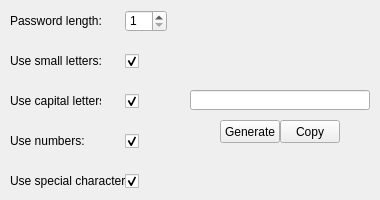
<?xml version="1.0" encoding="UTF-8"?>
<ui version="4.0">
 <class>MainWindow</class>
 <widget class="QMainWindow" name="MainWindow">
  <property name="geometry">
   <rect>
    <x>0</x>
    <y>0</y>
    <width>380</width>
    <height>200</height>
   </rect>
  </property>
  <property name="minimumSize">
   <size>
    <width>1</width>
    <height>1</height>
   </size>
  </property>
  <property name="maximumSize">
   <size>
    <width>1111111</width>
    <height>1111111</height>
   </size>
  </property>
  <property name="baseSize">
   <size>
    <width>640</width>
    <height>480</height>
   </size>
  </property>
  <property name="mouseTracking">
   <bool>false</bool>
  </property>
  <property name="windowTitle">
   <string>Password Generator</string>
  </property>
  <widget class="QWidget" name="centralwidget">
   <widget class="QLabel" name="pwLengthLabel">
    <property name="geometry">
     <rect>
      <x>10</x>
      <y>10</y>
      <width>91</width>
      <height>21</height>
     </rect>
    </property>
    <property name="text">
     <string>Password length: </string>
    </property>
   </widget>
   <widget class="QSpinBox" name="pwLength">
    <property name="geometry">
     <rect>
      <x>125</x>
      <y>10</y>
      <width>42</width>
      <height>22</height>
     </rect>
    </property>
    <property name="minimum">
     <number>1</number>
    </property>
   </widget>
   <widget class="QLabel" name="pwSmallLettersLabel">
    <property name="geometry">
     <rect>
      <x>10</x>
      <y>50</y>
      <width>91</width>
      <height>21</height>
     </rect>
    </property>
    <property name="text">
     <string>Use small letters: </string>
    </property>
   </widget>
   <widget class="QLabel" name="pwCapitalLettersLabel">
    <property name="geometry">
     <rect>
      <x>10</x>
      <y>90</y>
      <width>91</width>
      <height>21</height>
     </rect>
    </property>
    <property name="text">
     <string>Use capital letters</string>
    </property>
   </widget>
   <widget class="QLabel" name="pwSpecialCharactersLabel">
    <property name="geometry">
     <rect>
      <x>10</x>
      <y>170</y>
      <width>121</width>
      <height>21</height>
     </rect>
    </property>
    <property name="text">
     <string>Use special characters:</string>
    </property>
   </widget>
   <widget class="QLabel" name="pwNumbersLabel">
    <property name="geometry">
     <rect>
      <x>10</x>
      <y>130</y>
      <width>91</width>
      <height>21</height>
     </rect>
    </property>
    <property name="text">
     <string>Use numbers:</string>
    </property>
   </widget>
   <widget class="QCheckBox" name="smallLettersChbx">
    <property name="geometry">
     <rect>
      <x>125</x>
      <y>53</y>
      <width>16</width>
      <height>16</height>
     </rect>
    </property>
    <property name="cursor">
     <cursorShape>PointingHandCursor</cursorShape>
    </property>
    <property name="text">
     <string/>
    </property>
    <property name="checked">
     <bool>true</bool>
    </property>
   </widget>
   <widget class="QCheckBox" name="capitalLettersChbx">
    <property name="geometry">
     <rect>
      <x>125</x>
      <y>93</y>
      <width>16</width>
      <height>16</height>
     </rect>
    </property>
    <property name="cursor">
     <cursorShape>PointingHandCursor</cursorShape>
    </property>
    <property name="text">
     <string/>
    </property>
    <property name="checked">
     <bool>true</bool>
    </property>
   </widget>
   <widget class="QCheckBox" name="numbersChbx">
    <property name="geometry">
     <rect>
      <x>125</x>
      <y>133</y>
      <width>16</width>
      <height>16</height>
     </rect>
    </property>
    <property name="cursor">
     <cursorShape>PointingHandCursor</cursorShape>
    </property>
    <property name="text">
     <string/>
    </property>
    <property name="checked">
     <bool>true</bool>
    </property>
   </widget>
   <widget class="QCheckBox" name="specialCharactersChbx">
    <property name="geometry">
     <rect>
      <x>125</x>
      <y>173</y>
      <width>16</width>
      <height>16</height>
     </rect>
    </property>
    <property name="cursor">
     <cursorShape>PointingHandCursor</cursorShape>
    </property>
    <property name="text">
     <string/>
    </property>
    <property name="checked">
     <bool>true</bool>
    </property>
   </widget>
   <widget class="QLineEdit" name="lineEdit">
    <property name="geometry">
     <rect>
      <x>190</x>
      <y>90</y>
      <width>180</width>
      <height>20</height>
     </rect>
    </property>
    <property name="text">
     <string/>
    </property>
    <property name="readOnly">
     <bool>true</bool>
    </property>
   </widget>
   <widget class="QPushButton" name="generateButton">
    <property name="geometry">
     <rect>
      <x>220</x>
      <y>120</y>
      <width>60</width>
      <height>23</height>
     </rect>
    </property>
    <property name="cursor">
     <cursorShape>PointingHandCursor</cursorShape>
    </property>
    <property name="text">
     <string>Generate</string>
    </property>
   </widget>
   <widget class="QPushButton" name="copyButton">
    <property name="geometry">
     <rect>
      <x>280</x>
      <y>120</y>
      <width>60</width>
      <height>23</height>
     </rect>
    </property>
    <property name="cursor">
     <cursorShape>PointingHandCursor</cursorShape>
    </property>
    <property name="text">
     <string>Copy</string>
    </property>
   </widget>
  </widget>
 </widget>
 <resources/>
 <connections/>
</ui>
